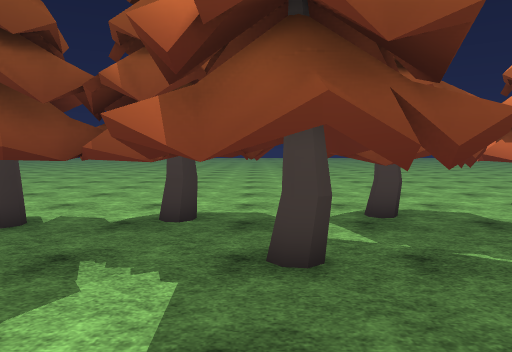
view 1 (above)

24 first-person views from a walk through a 3-D level made in the Unity game engine. The camera is 1.5 m above the floor, tilts 4° down and sees 70° across. The floor is counted in squares, 1 m on a side. Each view is taken from the middle of a square. On the plan, view 1 faces up. The plan holds only what a view shows up to about 16 squares ahead; the rest is blank. The place goes on beyond the plan. Some surface patterns are stand-ins.

view 2
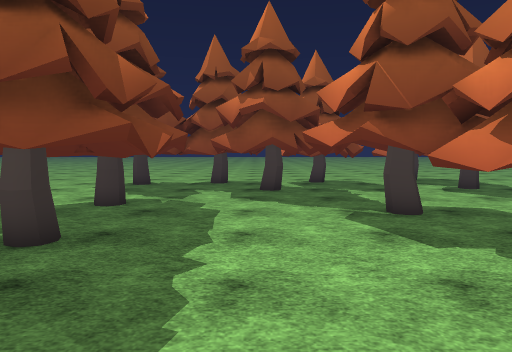

view 3
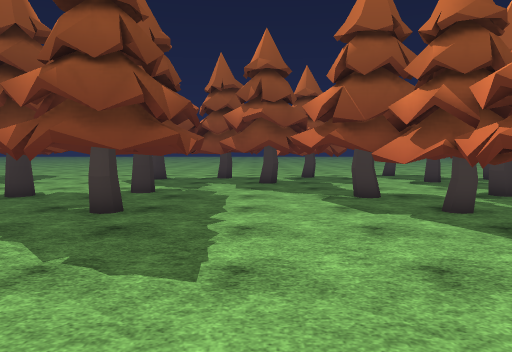

view 4
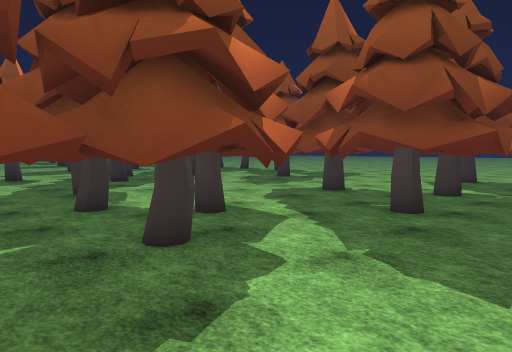

view 5
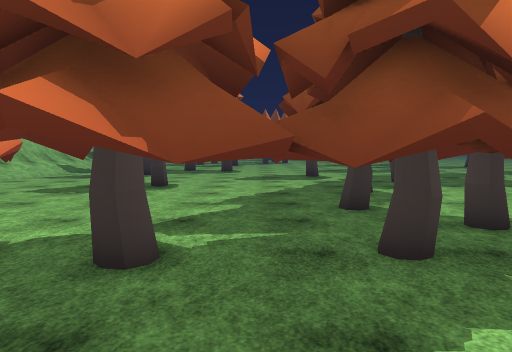

view 6
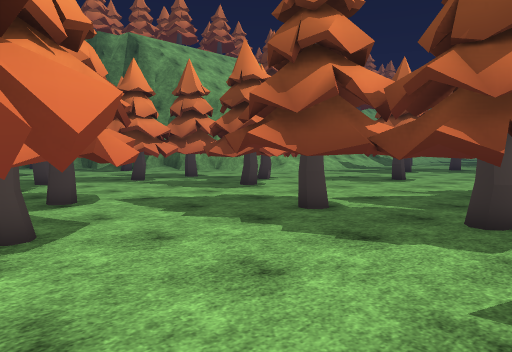

view 7
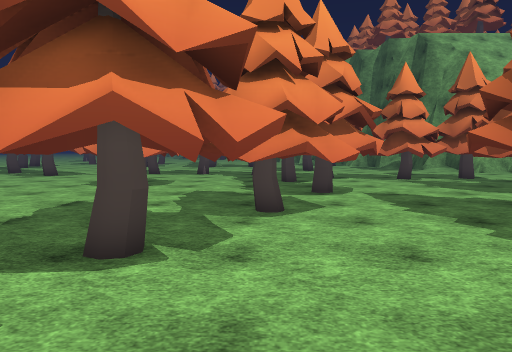

view 8
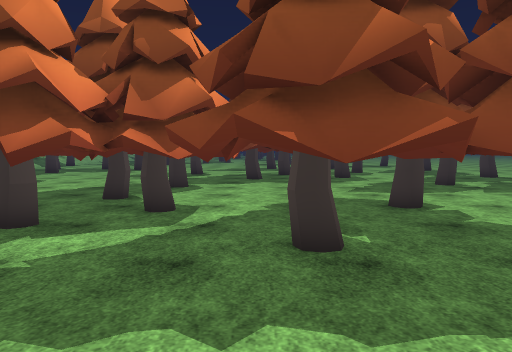

view 9
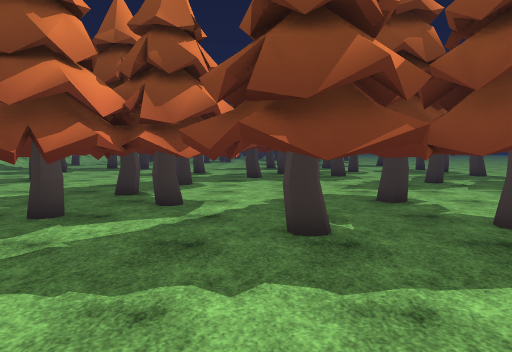

view 10
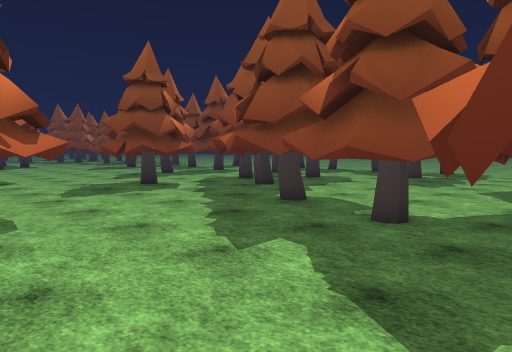

view 11
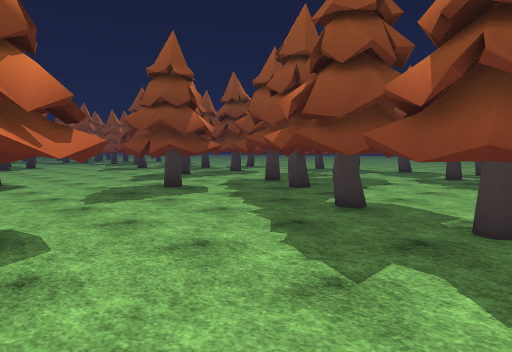

view 12
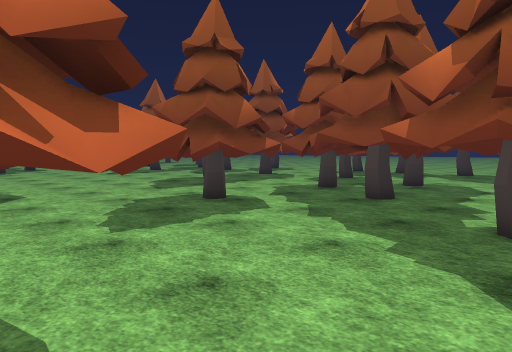

view 13
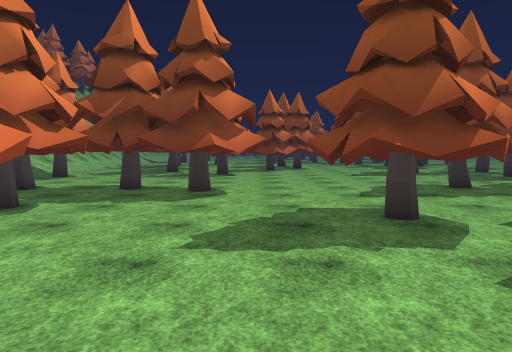

view 14
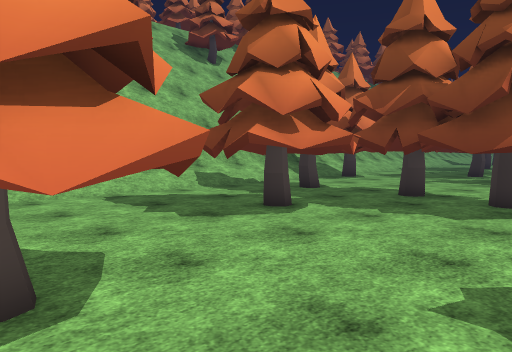

view 15
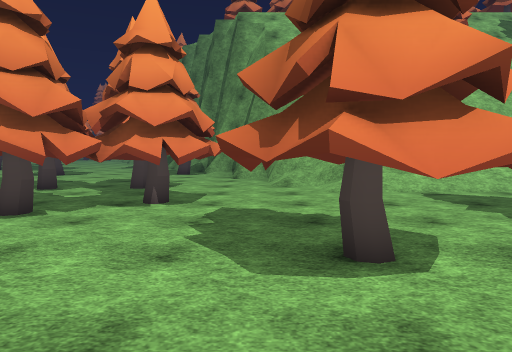

view 16
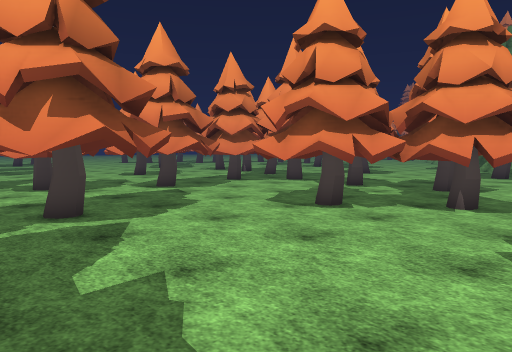

view 17
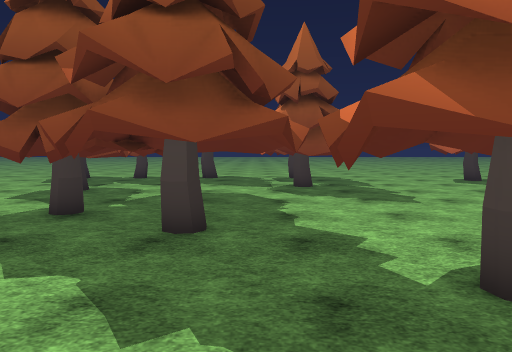

view 18
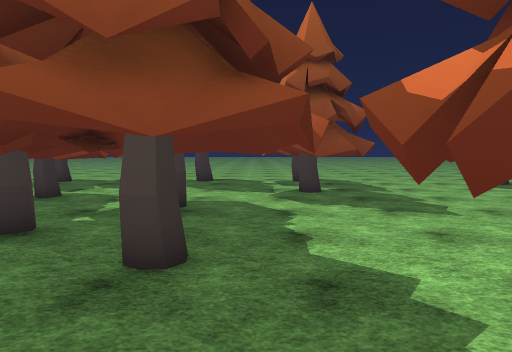

view 19
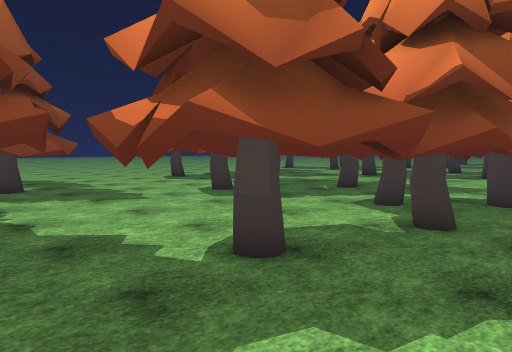

view 20
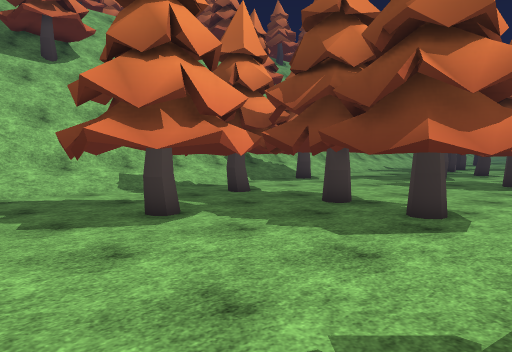

view 21
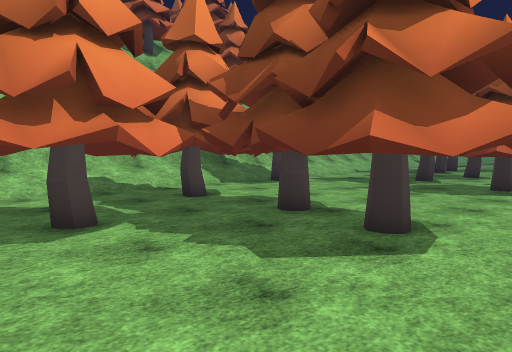

view 22
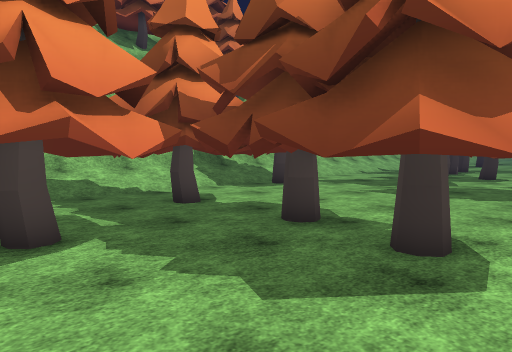

view 23
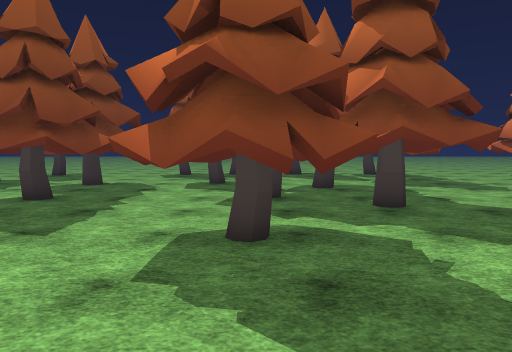

view 24
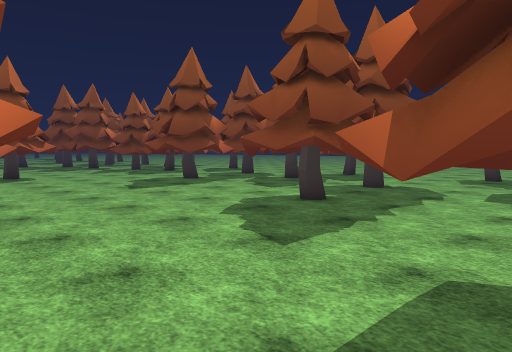

### Floor plan
Key: @ floor where view 1 was taken; . floor; T pine tree.
Columns run from 38 left of view 1 to 10 right of it. Each row starts with its distance up from view 1.
  8                                  T TTTT  TTT
  7                       ..  .....  T T.TTTTTT.
  6              ...   ....TTT.....   TTTT .T .. TT
  5             ...    ... TTTT..... ....TTT.T..  TT
  4             ..      ..T.TTT..........T..TT... T
  3           .T   T.T    TTTT....... TT..TTT......
  2          TT.T. .TT ..  T.T...TTT .T.T....TT
  1          ..TT.  T  TT  ..... ...T.T.T...TT.
  0        ..TTT.....TT.T  .....T.T.T .TT.@T.TTT
 -1       ...TTT....TT TT ......TT..TTTT....T. T
 -2      ...TTT.T.. TTTTTTT......TTT T.TT...TTT
 -3     .... TT.T.. TTTT..TT........TTTTT....TTTT
 -4    ......T..T...TT TTT.T........ T..T.....T
 -5   .......TTT.......T.TTTTT...TTTTTTT......TT
 -6  ...............TTTTTTTTT.TT T.TTT........T
 -7 ...............TT.TT...TTT.T TTTTTT.......T
 -8 ...............T.TTT...T.TTTTTTTTTT......TT
 -9 ...............TTTTT....TTT TTTTTTTT....TT..
-10     .............T.........TTTTTTTT.....T.T.T
-11         .. TT................T..TTT.....T.T.T
-12      .....T..T.................TT.TT...T TTT..
-13   TTT.... TTTTT.......TT.......T.T.T..TTTT. ...
-14  T.T.....  TTT.......TTTT.......T..T..TTT .....
-15     .....T TTT..T...TTTTT.......TTT...TT.T .....
-16    ......TTTTTTTTT...T.TT............T T ... ....
-17    ......T..TTTTTT... TT.....TTT....TTT  ... ....
-18    ......TTTTTTTTT..........TTTT....TTT  .... ...
-19    ......TT.T TTTT........TTTTTTT...TTT .....  ..
-20        ..T.T.T.TT........TTTTTTT....TT  ... T TT.
-21        ..T  TT...........TTTT   .....    ..

Positions as (right, up) in squares from view 1, and headings:
1: (0, 0), facing up
2: (0, -9), facing up
3: (0, -12), facing up
4: (0, -12), facing up-left
5: (0, -11), facing left
6: (3, -7), facing down-left
7: (2, -5), facing down
8: (2, -4), facing left
9: (3, -4), facing left
10: (-6, -16), facing up-left
11: (-8, -16), facing up-left
12: (-12, -15), facing up-left
13: (-13, -11), facing left
14: (-15, -11), facing down-left
15: (-14, -10), facing down
16: (-14, -10), facing down-right
17: (-16, -11), facing up
18: (-16, -9), facing up
19: (-17, -11), facing up-right
20: (-18, -10), facing down-left
21: (-20, -10), facing down-left
22: (-21, -11), facing down-left
23: (-21, -14), facing up
24: (-21, -12), facing up-left
